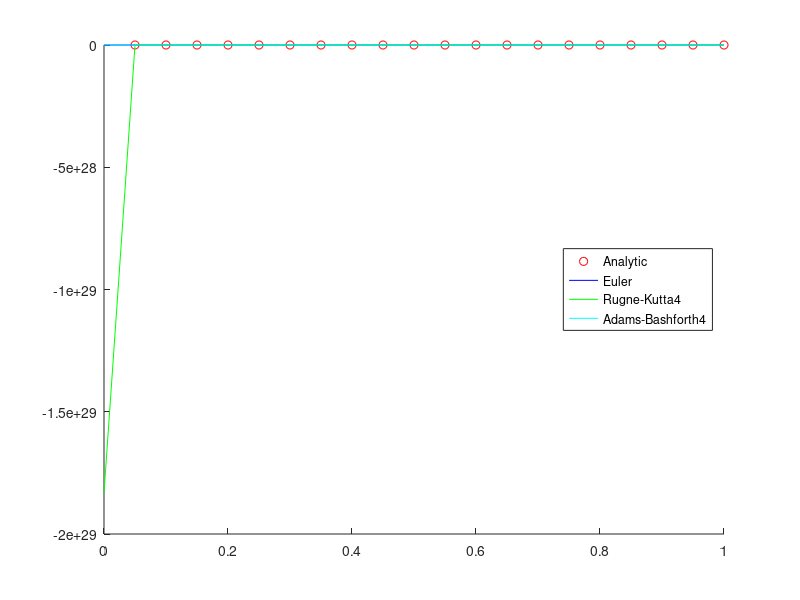

Reproduce this figure in MATLAB.
%% Part a.)
    
    % Analytic Solution
    
    t=-.05; %step size
    x=[1:t:0]; %going backwards from 1 to 0 to cover interval [0,1]
    y_anly=[-1];
    
    y_anly = 1 - 2 ./ sqrt(x);


%% Part b.)

    % Euler's Method

    %initial conditions
    t=-.05; %step size
    x=[1:t:0]; %going backwards from 1 to 0 to cover interval [0,1]
    y_eul=[-1];
 
    diffEq = @(x,y) ( 2 / ((x^2)*(1-y)) );
    
    
    % Equation from notes
    % y(n+1) = y(n) + h * f(x(n),y(n))
    
    for i = 1 : length(x)-1
        y_eul(i+1) = y_eul(i) + diffEq(x(i),y_eul(i))*t;
    end
    
%% Part c.)

    % Runge-Kutta Method (4th Order)
    
    %initial conditions
    t=-.05; %step size
    x=[1:t:0]; %going backwards from 1 to 0 to cover interval [0,1]
    y_rk4=[-1];
    
    % Equation from notes
    % y(n+1) = y(n) + (1/6)*(k1+2k2+2k3+k4)
    % k1 = h*f(xn,yn)
    % k2 = h*f(xn+(h/2),yn+(k1/2))
    % k3 = h*f(xn+(h/2),yn+(k2/2))
    % k4 = h*f(xn+h,yn+k3)
    
    for i = 1 : length(x)-1
        
        k1 = t*diffEq(x(i),y_rk4(i));
        k2 = t*diffEq((x(i)+t/2),(y_rk4(i)+(k1/2)));
        k3 = t*diffEq((x(i)+t/2),(y_rk4(i)+(k2/2)));
        k4 = t*diffEq((x(i)+t),(y_rk4(i)+k3));
        
        y_rk4(i+1) = (y_rk4(i) + (1/6)*(k1+2*k2+2*k3+k4));
        
    end

 %% Part d.)
 
    % Adams-Bashforth (4th Order)
    
    %initial conditions
    t=-.05; %step size
    x=[1:t:0]; %going backwards from 1 to 0 to cover interval [0,1]
    y_ab4=[-1];
    
    %initializing fn array with 4 values
    fn_ab4 = [ diffEq(1.15, -0.865009616)  diffEq(1.10, -0.906925178)    diffEq(1.05, -0.951800146)   diffEq(1, -1)];
    
    % Equation from notes
    % y(n+1) = y(n) + h/24 * (55f(n)-59f(n-1)+37f(n-2)-9f(n-3))
    for i = 1 : length(x)-1
       n=length(fn_ab4);
       y_ab4(i+1) = y_ab4(i) + (t/24)*(55*fn_ab4(n)-59*fn_ab4(n-1)+37*fn_ab4(n-2)-9*fn_ab4(n-3));
       fn_ab4 = [ fn_ab4 diffEq(x(i+1), y_ab4(i+1)) ];
    end
    
%% Plotting
    hold on
    plot(x,y_anly,'ro');
    plot(x,y_eul,'b-');
    plot(x,y_rk4,'g-');
    plot(x,y_ab4,'c-');
    legend('Analytic','Euler','Rugne-Kutta4','Adams-Bashforth4','Location','East');
    
    norm(y_anly(1:length(x)-1)-y_eul(1:length(x)-1),2)
    norm(y_anly(1:length(x)-1)-y_rk4(1:length(x)-1),2)
    norm(y_anly(1:length(x)-1)-y_ab4(1:length(x)-1),2)
